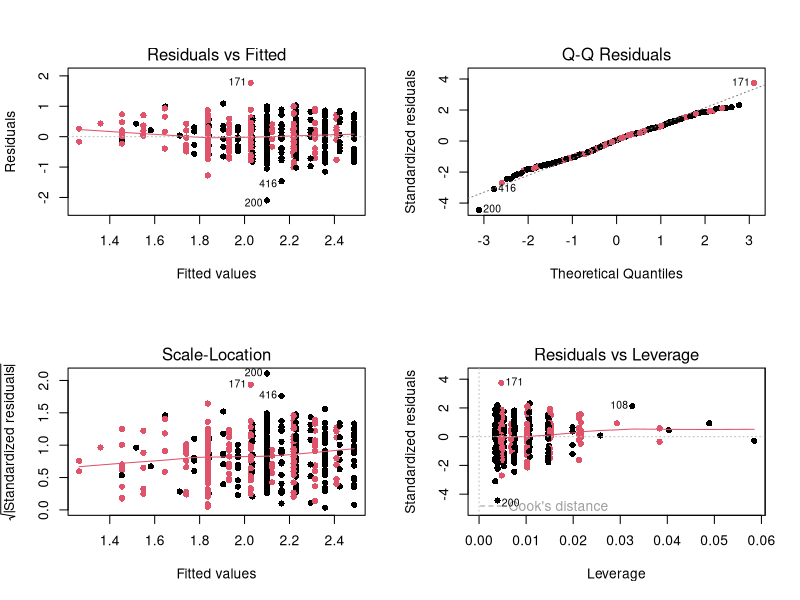
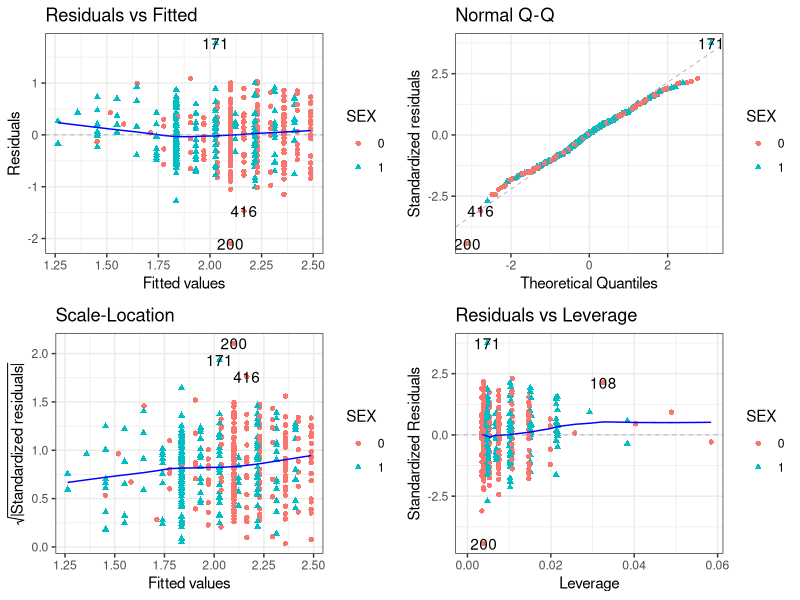
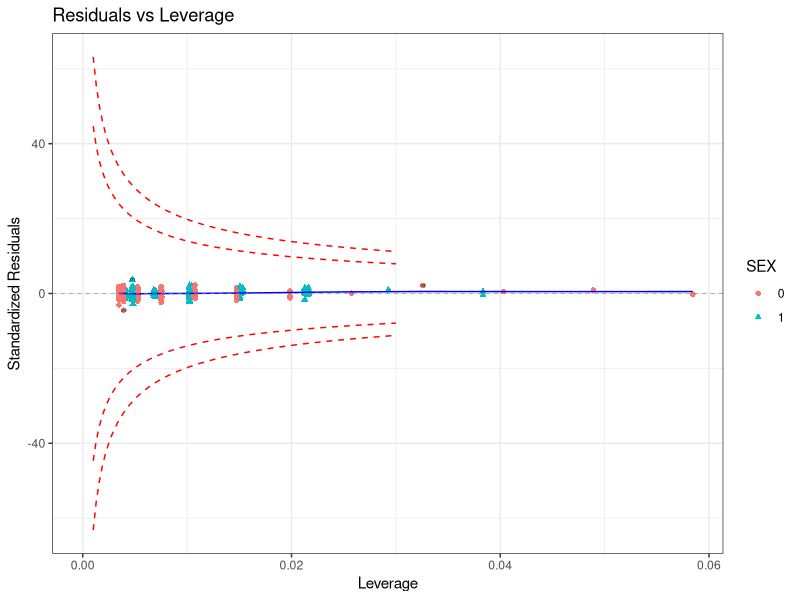

Source code (R) for these figures, in order:
# ----------------------------------------
# Chap. n°4 : ANCOVA
# ----------------------------------------

# Chargement des packages utiles
library(ggplot2)
library(ggfortify)
library(gridExtra)
library(scales) 
library(viridis)

# Chargement des donnees en specifiant le type des variables
donnees <- read.table("../data/wagesmicrodata.csv", 
                      sep = ";", dec = ",", header = TRUE, 
                      colClasses = c(rep("numeric", 2), 
                                     "factor", 
                                     rep("numeric" , 3), 
                                     rep("factor", 6)))
attach(donnees)

# Comment remplacer les 0 et 1 par H et F ?
# --- On ajoute les nouveaux niveaux souhaite
levels(donnees$SEX) <- c(levels(donnees$SEX), "H", "F")
# --- On remplace les 0 par H
donnees$SEX[donnees$SEX == "0"] <- "H"
# --- On remplace les 1 par F
donnees$SEX[donnees$SEX == "1"] <- "F"


# ----------------------------------------
# --------- Ajustement du modele ---------
# ----------------------------------------


# Modele singulier
# ----------------------------------------
# --- Variable reponse = log(WAGE)
# --- Variable explicative = SEX et EDUCATION
reg <- lm(log(WAGE) ~ SEX * EDUCATION)

# Estimation des coefficient de regression
reg$coefficients # ou coef(reg)

# Valeur ajustees
reg$fitted.values # ou fitted(reg)

# Residus observes
reg$residuals # ou resid(reg)

# Estimation de la variance du bruit
summary(reg)$sigma^2


# ----------------------------------------
# ------ Validation des hypotheses -------
# ----------------------------------------

# Graphiques (version basique)
# --- Creation d'une fenetre graphique pour 4 graphes (2 lignes, 2 colonnes)
par(mfrow = c(2, 2))
plot(reg, col = SEX, pch = 16)
# --- Retour vers une fenetre graphique standard (1 ligne, 1 colonne)
par(mfrow = c(1, 1))

# -------------------------- Pour plus tard ----------------------------------------

# Graphiques (version ggplot)
# --- la commande theme_bw() permet d'avoir un flond bland avec une grille (optionnel)
autoplot(reg, colour = "SEX", shape = "SEX") + theme_bw()

# Par défaut ggplot ne trace pas la bande associee a la distance de Cook de 1 ou 0.5
# --- Fonction donnant la borne superieure pour une distance de Cook de d et un levier h
cd_cont_pos <- function(h , d, model) {
  sqrt(d * (length(coef(model) + 1)) * (1 - h)^2 / h)
}
# --- Fonction donnant la borne inferieure pour une distance de Cook de d et un levier h
cd_cont_neg <- function(leverage, d, model) {
  -cd_cont_pos(leverage, d, model)
}
# --- Largeur de fenetre pour x et y
x_lim = c(.001, .03)

# --- Graphique Residuals vs Leverage
pl <- autoplot(reg, colour = "SEX", shape = "SEX", which = 5, ncol = 1, label.size = 1) + theme_bw()
# --- Ajout de la borne superieure pour d = .5
pl <- pl + stat_function(fun = cd_cont_pos, args = list(d = 0.5, model = reg), 
                xlim = x_lim, lty = 2, colour = "red")
# --- Ajout de la borne inferieure pour d = .5
pl <- pl + stat_function(fun = cd_cont_neg, args = list(d = 0.5, model = reg), 
                           xlim = x_lim, lty = 2, colour = "red") 
# --- Ajout de la borne superieure pour d = 1
pl <- pl + stat_function(fun = cd_cont_pos, args = list(d = 1, model = reg), 
                xlim = x_lim, lty = 2, colour = "red") 
# --- Ajout de la borne inferieure pour d = 1
pl <- pl + stat_function(fun = cd_cont_neg, args = list(d = 1, model = reg), 
                xlim = x_lim, lty = 2, colour = "red")
# --- Affichage du graphique
print(pl)

# ----------------------------------------------------------------------------------


# ----------------------------------------
# -------- Bilan de la regression --------
# ----------------------------------------

summary(reg)
# Residuals : quartiles associés aux résidus observés

# Coefficients : l'estimation des coefficients (depend de la contrainte chosie) 
# --- Estimate = estimation du parametre
# --- Std. Error = estimation de l'écart type (racine carré de la variance) de l'estimateur
# --- t value = valeur de la statistique de test (Test de Student sur la nullité du coefficient)
# --- Pr(>|t|) = p-valeur pour le test de Student sur la nullité du coefficient
# ------ Si la p-valeur est inferieure a 5%, on rejette H0 (le coefficient n'est pas nul)
# ------ L'interpretation de ces tests depend de la contrainte choisie

# Residual standard error = estimation de l'écart type du bruit

# Multiple R-squared = coefficient de determination
# Adjusted R-sqaured = coefficient de determination ajuste

# F-statistic = valeur de la statistique de test pour le test de Fisher global
# p-value = p-valeur pour le test de Fisher global
# ------ Si la p-valeur est inferieure a 5%, on rejette H0 (le modèle ANOVA est pertinent)


# ----------------------------------------
# Test de Fisher : modeles emboites
# ----------------------------------------

# Modele additif v.s. modele avec interaction
# ----------------------------------------
# --- Ajustement du modele additif 
reg_add <- lm(log(WAGE) ~ SEX + EDUCATION)
# --- Test de comparaison des modeles
anova(reg_add, reg)


# Test de type I
# ----------------------------------------
anova(reg)


# Test de type II
# ----------------------------------------
library(car)
Anova(reg)

# ----------------------------------------
# ---------- Capacite predictive ---------
# ----------------------------------------

# Acces au coefficient de determination
summary(reg)$r.squared
# Acces au coefficient de determination ajuste
summary(reg)$adj.r.squared
